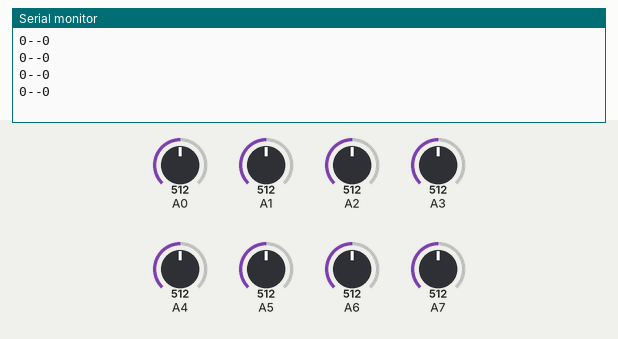
Simulated run of this sketch. Board: Arduino Uno, built with avr-gcc and run on an emulated ATmega328P. On the bench: the last lines printed to the serial monitor. Inputs (shaded band) come from the test bench; at power-on: A0 = 512, A1 = 512, A2 = 512, A3 = 512, A4 = 512, A5 = 512, A6 = 512, A7 = 512.

Above: at 1.2 s.
1.3 s: A0 set to 490
At 1.71 s:
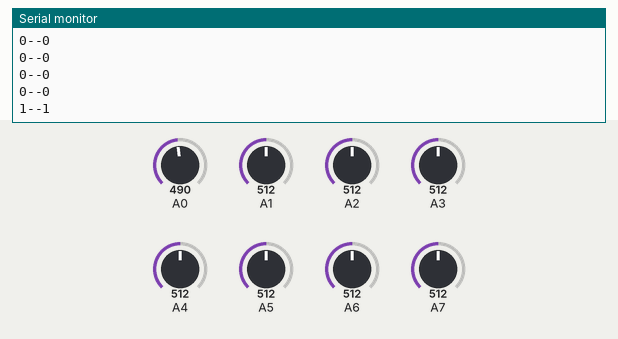
2.8 s: A1 set to 490
At 2.92 s:
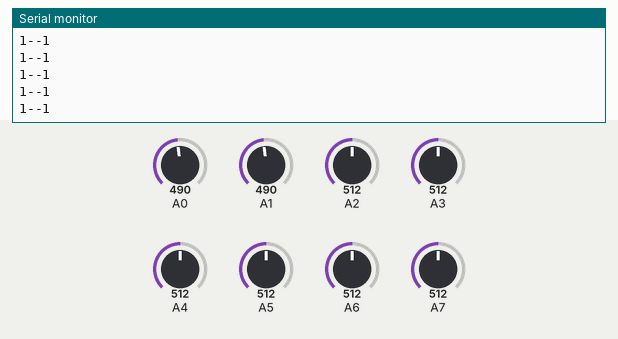
4.3 s: A2 set to 490
At 4.42 s:
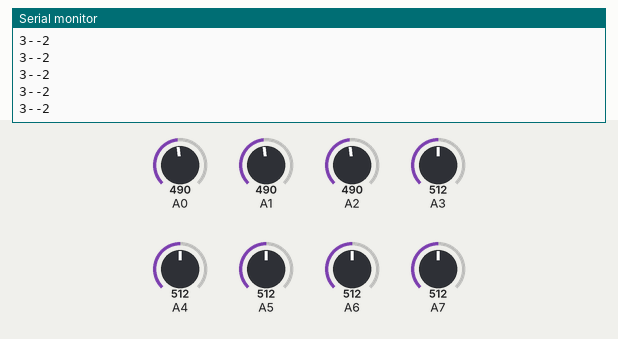
5.8 s: A3 set to 490
At 5.93 s:
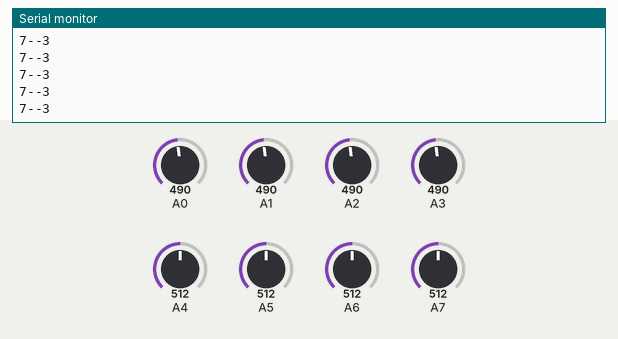
7.3 s: A4 set to 490
At 7.43 s:
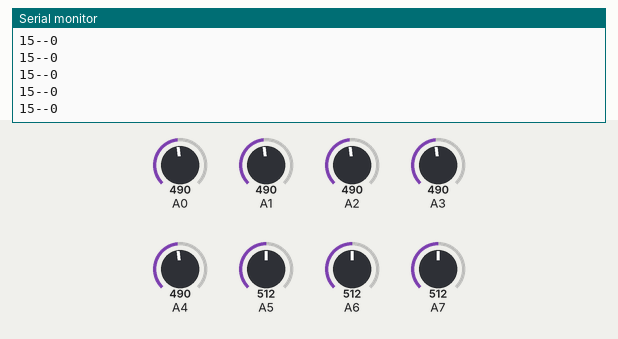
8.8 s: A5 set to 490
At 8.94 s:
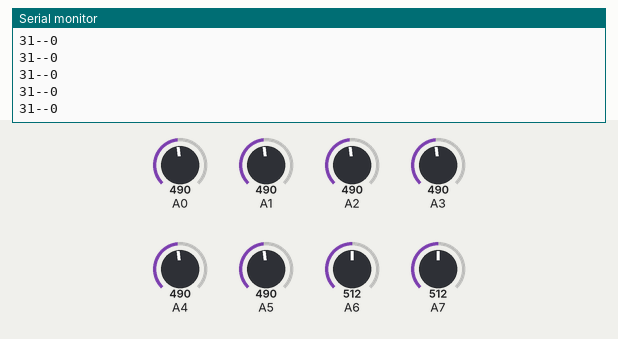
Timing chart, 0 to 11.3 s (numbered marks = the images above; inputs shaded):
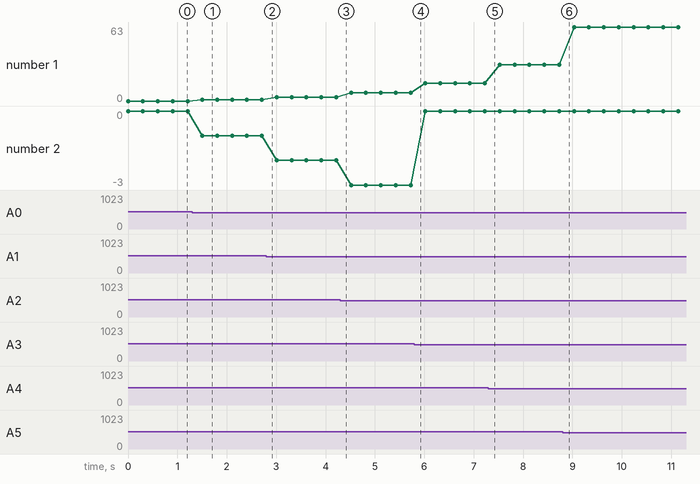

Measured:
- after the input at 1.3 s, the serial monitor: prints a new line after 0.21 s (image 1)
- plotted number 1: 0 → 1 after the input at 1.3 s, 1 → 3 after the input at 2.8 s, 3 → 7 after the input at 4.3 s, 7 → 15 after the input at 5.8 s, 15 → 31 after the input at 7.3 s
- plotted number 2: 0 → -1 after the input at 1.3 s, -1 → -2 after the input at 2.8 s, -2 → -3 after the input at 4.3 s, -3 → 0 after the input at 5.8 s

The sketch:

Prueba_de_sensores_digital_N2.ino
```cpp
int dato;
int numero;
int sensor;
void setup(){
 Serial.begin(9600);

}

void loop(){

  for(int x=0;x<8;x++){
    numero=1;
    for(int y=0;y<x;y++){
       numero=numero*2;
    }
    if(analogRead(x)<500){
      dato=dato+numero;
    }
  }
Serial.print(dato);
Serial.print("--");

  switch(dato){
    case 1:sensor=1;break;
    case 3:sensor=2;break;
    case 7:sensor=3;break;
    case 6:sensor=4;break;
    case 14:sensor=5;break;
    case 12:sensor=6;break;
    case 28:sensor=7;break;
    case 24:sensor=8;break;
    case 56:sensor=9;break;
    case 48:sensor=10;break;
    case 112:sensor=11;break;
    case 96:sensor=12;break;
    case 224:sensor=13;break;
    case 192:sensor=14;break;
    case 128:sensor=15;break;
    default:sensor=0;break;

  }
  Serial.println(sensor);
  delay(300);
  dato=0;

}
```
